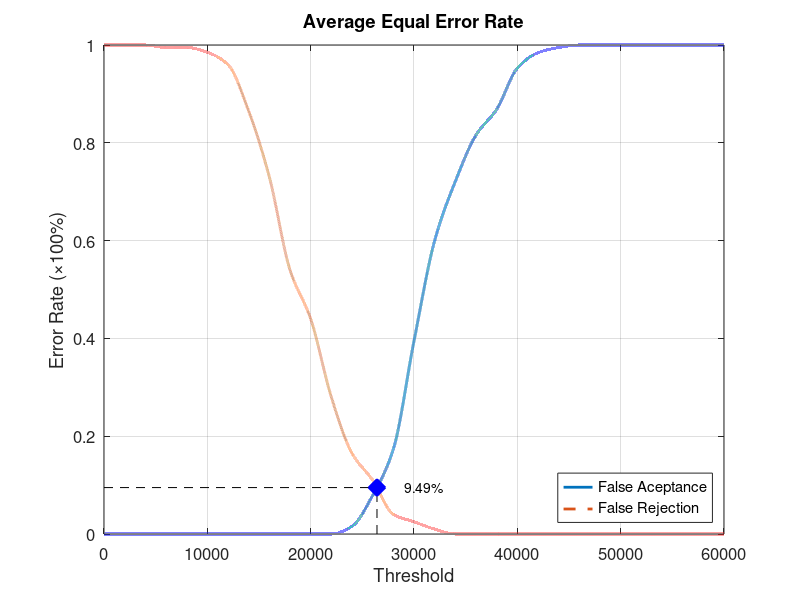
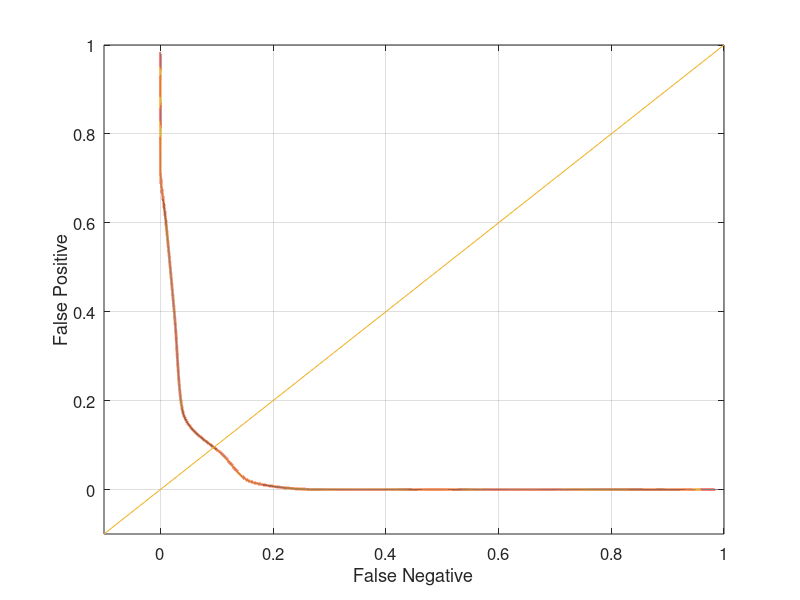

Write the MATLAB code that produced these figures, in order.
function yEER = Database5_1
close all;
clear;
clc;
x = 0:2000:60000;
xq = 0:0.5:60000;

y0 = [0 0 0 0 0 0 0 0 0 0 0 0 0.0157895 0.0789474 0.173684 0.394737 0.6 0.721053 0.815789 0.868421 0.952632 0.984211 0.994737 1 1 1 1 1 1 1 1];
yy0 = interp1(x, y0, xq, 'pchip');
y1 = [1 1 1 0.995 0.995 0.985 0.96 0.865 0.73 0.54 0.44 0.28 0.165 0.11 0.04 0.025 0.01 0 0 0 0 0 0 0 0 0 0 0 0 0 0];
yy1 = interp1(x, y1, xq, 'pchip');

% Calculating EER: 
y2 = abs(y0 - y1);
find(y2 == min(y2))
yy2 = abs(yy0 - yy1);
xEER = find(yy2 == min(yy2));
xEERIndex = xq(xEER) % X-axis EER
yEER = yy0(xEER) % Y-axis EER

main = figure
plot(xq, yy0,'-','LineWidth', 2);	hold on
plot(xq, yy1,'--','LineWidth', 2);	hold on
plot([xEERIndex xEERIndex], [0 yEER], 'k--');	hold on
plot([0 xEERIndex], [yEER yEER], 'k--');	hold on
plot(xEERIndex, yEER, 'bx', 'LineWidth', 10);	hold on
text(xEERIndex + 10 * xEERIndex / 100, yEER, [num2str(round((10000 * yEER)) / 100) '%'])
legend('False Aceptance', 'False Rejection', 'Location', 'SouthEast')
xlabel('Threshold')
ylabel('Error Rate (\times100%)')
title('Average Equal Error Rate')
set(gca, 'FontSize', 12)
axis([0 60000 0 1])
grid on

print(main, 'Database5_1Main', '-dpng');
FNRxFPR = figure('Color', [1 1 1]);
plot(yy1, yy0, '-', yy1, yy0, 'LineWidth', 2);
hold on
y = -0.1:0.1:1
plot(y, y); 
set(gca, 'FontSize', 12)
xlabel('False Negative')
ylabel('False Positive')
axis([-0.1 1 -0.1 1])
set(gca, 'FontSize', 12)
grid on

print(FNRxFPR, 'Database5_1FNRxFPR','-dpng');
end
